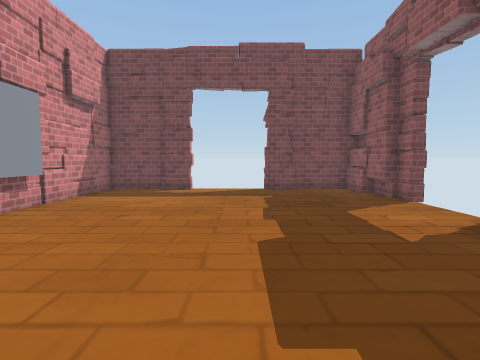
View 1 (above)

14 first-person views from a walk through a Unity game level. The camera is 1.3 m above the floor, tilts 4° down and sees 80° across. The floor is counted in squares, 1 m on a side. Each view is taken from the middle of a square. On the plan, view 1 faces up. The plan holds only what a view shows up to about 13 squares ahead; the rest is blank. Some surface patterns are stand-ins.

View 2
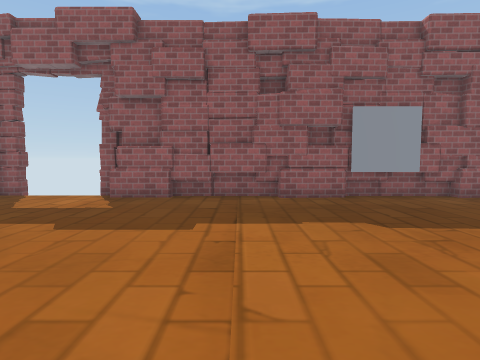

View 3
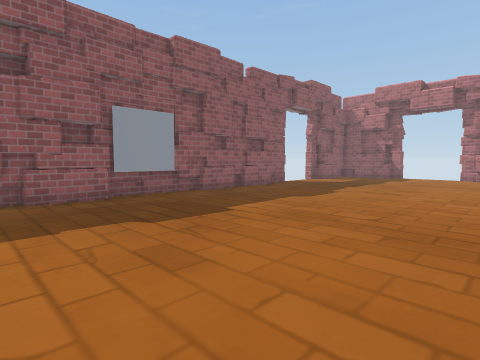

View 4
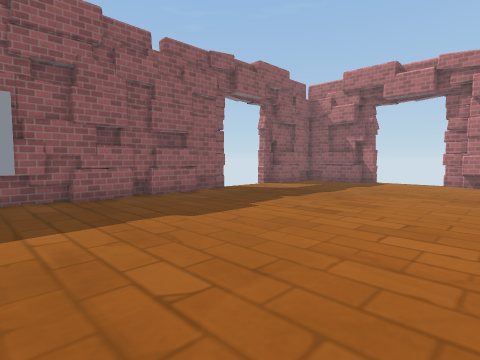

View 5
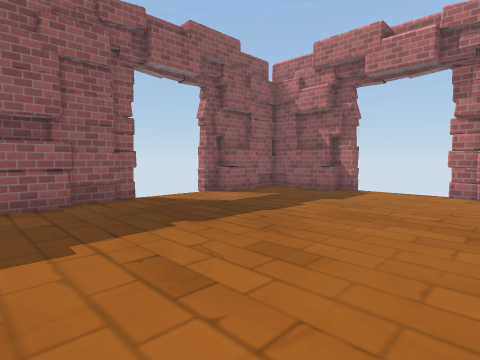

View 6
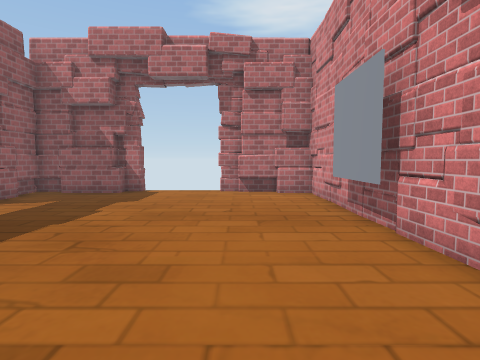

View 7
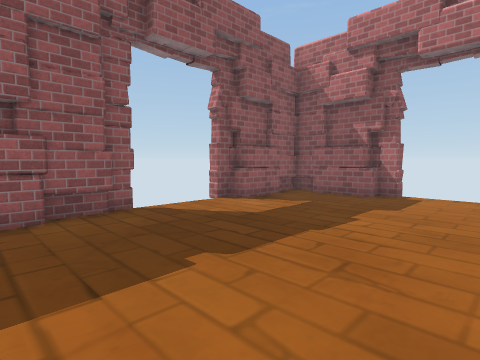

View 8
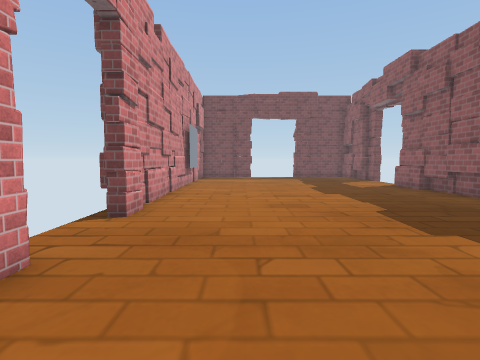

View 9
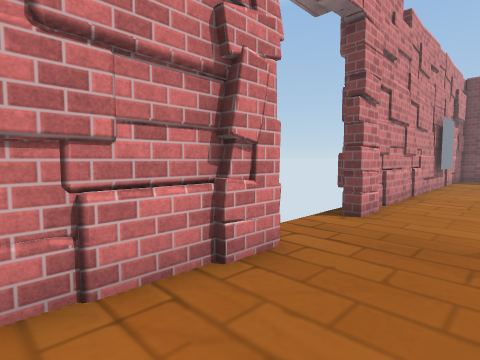

View 10
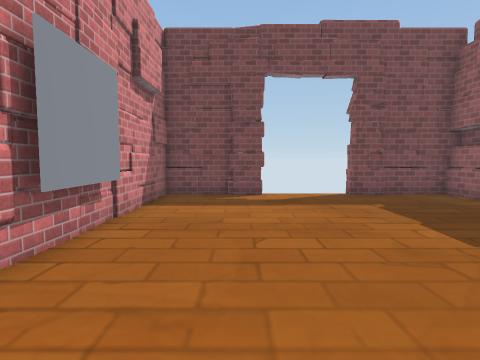

View 11
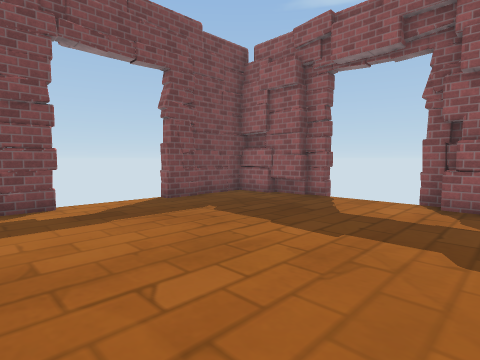

View 12
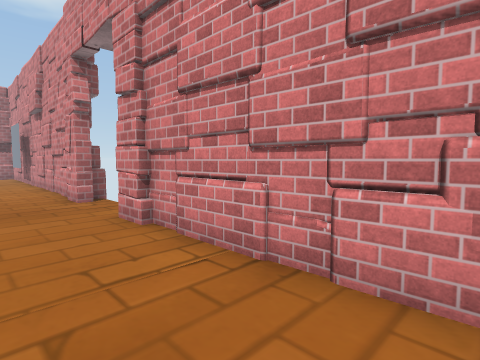

View 13
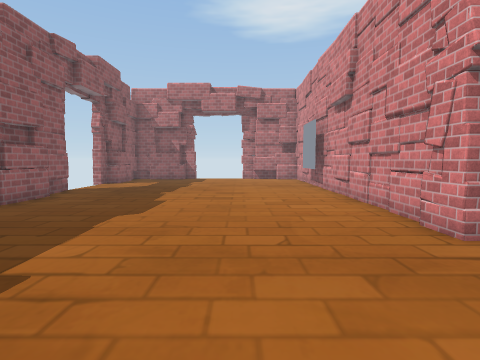

View 14
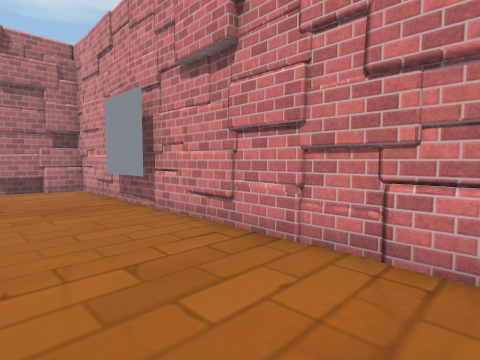

### Floor plan
Points are (right, up) in squares from view 1. A wall is a line through its corners. A room is listed if a view was taken in it or the views show most of it. See-through windows are left out.
Room 1 (views 1, 2, 3, 4, 5, 6, 7, 8, 9, 10, 11, 12, 13, 14)
walls: (5.1, -4.3) (5.1, -2.6); (-5.4, -2.5) (-6.1, -2.5); (5, -6.9) (5.1, -5.5); (5.2, -6.6) (5.3, -2.8); (-5.8, -5.9) (-5.8, -20.3) (-3, -20.3); (-5.6, -1.4) (-5.6, -2.5); (-6.1, -5.5) (-5.6, -5.5) (-5.6, -6.8); (5.2, -0.4) (5.3, 3.4); (4.9, -9.5) (5, -8.6); (5.2, 2) (5.2, 3.4); (4.8, -12.6) (4.9, -11.4); (4.8, -12.8) (4.8, 5.5); (5.5, 5.2) (5.5, 6.1); (5.5, -13.5) (5.5, -12.6); (-5.4, -13.7) (-5.4, -16.2); (-5.6, -15.3) (-5.6, -16.1); (-5.6, 8) (-5.6, 5.6); (4.9, -17.3) (5.5, -17.3) (5.5, -16.4); (5.5, 9.2) (5.6, 11.2); (5.5, 9.2) (5.5, 11.2); (5.6, 9.8) (4.8, 9.8) (4.8, 12.8) (2.2, 12.8); (1.8, -20.2) (5, -20.2); (1.8, -20.4) (2.2, -20.2); (-2.1, 12.6) (-3.4, 12.6); (2.4, 12.6) (1.1, 12.6); (4.2, -20.5) (5.3, -20.5); (-3.1, 12.8) (-5.8, 12.8) (-5.8, -2.6); (-4.5, -20.5) (-3.1, -20.5); (-3.1, -20.9) (-2.1, -20.9); (4.8, -20.5) (4.8, -17); (1.2, -21.4) (1.2, -20.9) (2, -20.9) (2, -20.2)
low walls: (-5.4, -1.5) (-5.4, -2.5); (-6.8, -6.1) (-6.1, -6.1); (5.1, -9.2) (5.1, -8.6); (5.2, -12.6) (5.2, -11.2); (4.8, -17) (5.5, -17); (1.8, -21) (1.8, -20.4); (-4.5, -20.7) (-3, -20.7)
ways out: gap at (-2, 13); gap at (1, 13); gap at (6, 6); gap at (6, 9)

Positions as (right, up) in squares from view 1, and headings:
1: (0, 0), facing up
2: (-5, 1), facing right
3: (-5, 1), facing down-right
4: (-5, -4), facing down-right
5: (-4, -9), facing down-right
6: (-3, -9), facing down
7: (-2, -10), facing down-right
8: (-3, -9), facing up
9: (-3, -9), facing up-left
10: (-3, 2), facing up
11: (-4, 4), facing up-right
12: (-3, 4), facing down-left
13: (-2, -1), facing down
14: (-2, -7), facing down-left
